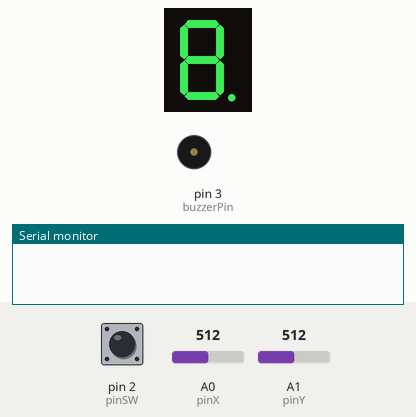
The sketch below on a simulated Arduino Uno, built with avr-gcc and run on an emulated ATmega328P. Shown: 1-digit seven-segment display, buzzer (waves = sounding), the last lines printed to the serial monitor. Wiring (inferred from the names in the program): 1-digit 7-segment display, segments lit when LOW: segments pin 10, pin 9, pin 8, pin 7, pin 6, pin 5, pin 4, pin 12. The test bench sets the inputs (shaded band); at power-on: pin 2 (pinSW) HIGH, A0 (pinX) = 512, A1 (pinY) = 512. The segment pins are drawn as the display they are named for.

Above: at 1.2 s.
1.3 s: pin 2 (pinSW) pulled LOW for 1 s
At 2.65 s:
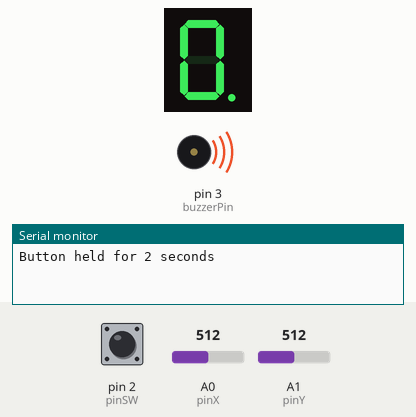
2.9 s: A0 (pinX) set to 390
At 3.9 s:
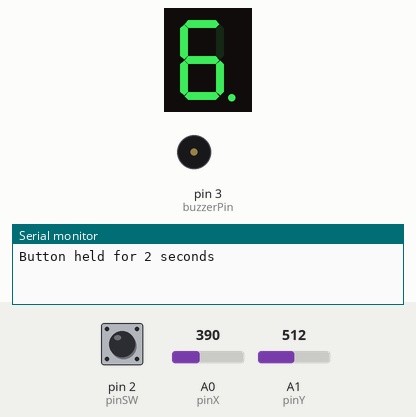
4.4 s: pin 2 (pinSW) pulled LOW for 0.15 s
At 4.57 s:
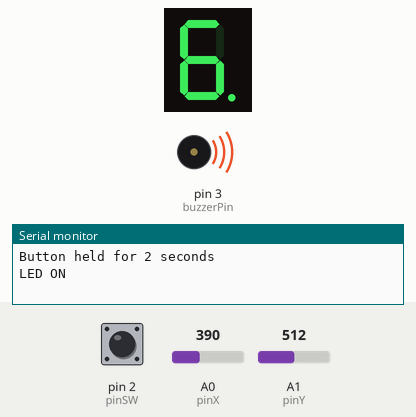
5.1 s: pin 2 (pinSW) pulsed LOW 5 times (0.12 s each, 0.3 s apart)
At 6.77 s:
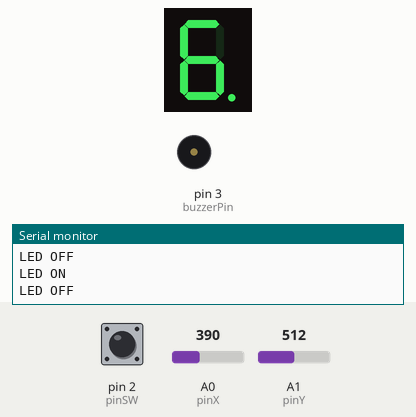
8.1 s: pin 2 (pinSW) pulled LOW for 3.2 s
At 12.7 s:
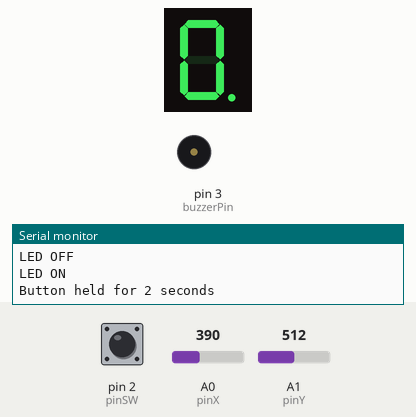
Timing chart, 0 to 12.9 s (numbered marks = the images above; inputs shaded):
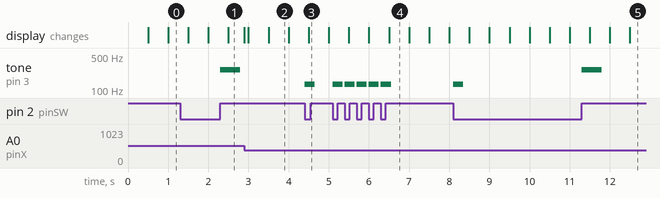

Measured:
- after the input at 1.3 s, tone on pin 3 (buzzerPin): silent → 261 Hz after 1.0 s, → silent 0.50 s later
- after the input at 2.9 s, the display: changes at once (image 2)
- after the input at 4.4 s, tone on pin 3 (buzzerPin): silent → 130 Hz at once, → silent 0.25 s later
- after the input at 5.1 s, tone on pin 3 (buzzerPin): alternates 130 Hz for 0.25 s and silent for 0.05 s, 10 changes in all, then stays silent, starting at once
- after the input at 8.1 s, tone on pin 3 (buzzerPin): silent → 130 Hz at once, → silent 0.25 s later, → 261 Hz 2.9 s later, → silent 0.50 s later; the display: first differs from a run without the input after 3.4 s (image 5)
- what the display in image 2 shows lasts 0.5 s, from 3.5 s to 4.0 s

The sketch:

Homework3.ino
```cpp
const int pinA = 12;
const int pinB = 10;
const int pinC = 9;
const int pinD = 8;
const int pinE = 7;
const int pinF = 6;
const int pinG = 5;
const int pinDP = 4;
const int buzzerPin = 3;

const int pinSW = 2;
const int pinX = A0;
const int pinY = A1;

const int segSize = 8;
int index = segSize - 1;  // Set pinDP as the initially selected LED

bool commonAnode = false;  // Modify if you have common anode
const int noOfDigits = 10;
byte state = HIGH;
byte dpState = LOW;
volatile byte swState = LOW;
bool ledState = LOW;
byte lastSwState = LOW;

bool joyMoved = false;
int digit = 0;
int minThreshold = 400;
int maxThreshold = 600;
int xValue = 0;
int yValue = 0;
int oldIndex = 0;

int previousIndex = 0;
unsigned long lastDebounceTime = 0;
unsigned long debounceDelay = 1000;  // Debounce delay in milliseconds
unsigned long debounceDelayPress = 100;

unsigned long buttonPressTime = 0;

unsigned long previousDotMillis = 0;
unsigned long dotInterval = 500;  // Flicker interval in milliseconds
bool dotState = false;

int buzzerNoteHz = 261.63;
int buzzTime = 500;

int segments[segSize] = {
  pinA, pinB, pinC, pinD, pinE, pinF, pinG, pinDP
};
bool ledStates[segSize];  // Array to store the LED states

void setup() {
  // Initialize all the pins
  for (int i = 0; i < segSize; i++) {
    pinMode(segments[i], OUTPUT);
  }
  pinMode(pinSW, INPUT_PULLUP);
  pinMode(pinX, INPUT);
  pinMode(pinY, INPUT);
  pinMode(buzzerPin, OUTPUT);
  attachInterrupt(digitalPinToInterrupt(pinSW), buttonInterrupt, CHANGE);
  // TODO: Check if commonAnode should be modified here
  if (commonAnode == true) {
    state = !state;
  }

  Serial.begin(9600);
}

void buttonInterrupt() {
  swState = digitalRead(pinSW);
}

void flicker(int currentMillis) {
  if (currentMillis - previousDotMillis >= dotInterval) {
    previousDotMillis = currentMillis;
    dotState = !dotState;
  }
}

void move() {
  oldIndex = index;
  xValue = analogRead(pinX);
  yValue = analogRead(pinY);

  if (xValue < minThreshold && joyMoved == false) {
      // Move left
      if (index == 0 || index == 1)  // A || B
        index = 5;                   // F

      if (index == 2 || index == 3)  // C || D
        index = 4;                   // E

      if (index == 7)  // Dp
        index = 2;     // C

      joyMoved = true;
    }
    if (xValue > maxThreshold && joyMoved == false) {
      // Move right
      if (index == 2) // C
        index = 7; // DP

      if (index == 0 || index == 5)  // A || F
        index = 1;
      if (index == 4 || index == 3)  // E || D
        index = 2;

      joyMoved = true;
    }
    if (yValue < minThreshold && joyMoved == false) {
      // Move up
      if (index == 6 || index == 1 || index == 5)  // G B F
        index = 0;

      if (index == 3)  // D
        index = 6;


      if (index == 4)  // E
        index = 5;     // F

      if (index == 2)  // C
        index = 1;     // B


      joyMoved = true;
    }
    if (yValue > maxThreshold && joyMoved == false) {
      // Move down


      if (index == 6 || index == 4 || index == 2)
        index = 3;

      if (index == 0)
        index = 6;

      if (index == 1)  // B
        index = 2;     // C

      if (index == 5)  // F
        index = 4;     // E

      joyMoved = true;
    }

    if(xValue >= minThreshold && xValue <= maxThreshold &&
       yValue >= minThreshold && yValue <= maxThreshold ) {
        joyMoved = false;
    }
}

void action(int currentMillis) {

  if (currentMillis - lastDebounceTime >= debounceDelayPress) {
    if (swState != lastSwState) {
      // Check if the button has been held for 2 seconds
      if (swState == HIGH && currentMillis - buttonPressTime >= 2000) {
        tone(buzzerPin, buzzerNoteHz, buzzTime);
        Serial.println("Button held for 2 seconds");
        resetLEDs();  // Reset all LEDs when the button is held for 2 seconds
      }

      if(swState == LOW) {
          tone(buzzerPin, buzzerNoteHz / 2, buzzTime / 2);
          buttonPressTime = currentMillis;
          ledStates[index] = !ledStates[index];             // Toggle LED state when the button is pressed
          digitalWrite(segments[index], ledStates[index]);  // Set the LED state
          Serial.println(ledStates[index] ? "LED ON" : "LED OFF");
      }

      lastDebounceTime = currentMillis;
    }
  }

  lastSwState = swState;

  // Turn off the previous LED
  if (oldIndex != index) {
    digitalWrite(segments[oldIndex], ledStates[oldIndex]);
  }

  // Flicker the currently selected LED
  digitalWrite(segments[index], dotState);
}

void resetLEDs() {
  for (int i = 0; i < segSize; i++) {
    ledStates[i] = LOW;
    digitalWrite(segments[i], LOW);
  }
  index = segSize - 1;
}

void loop() {
  unsigned long currentMillis = millis();

  flicker(currentMillis);

  move();

  action(currentMillis);
}
```
